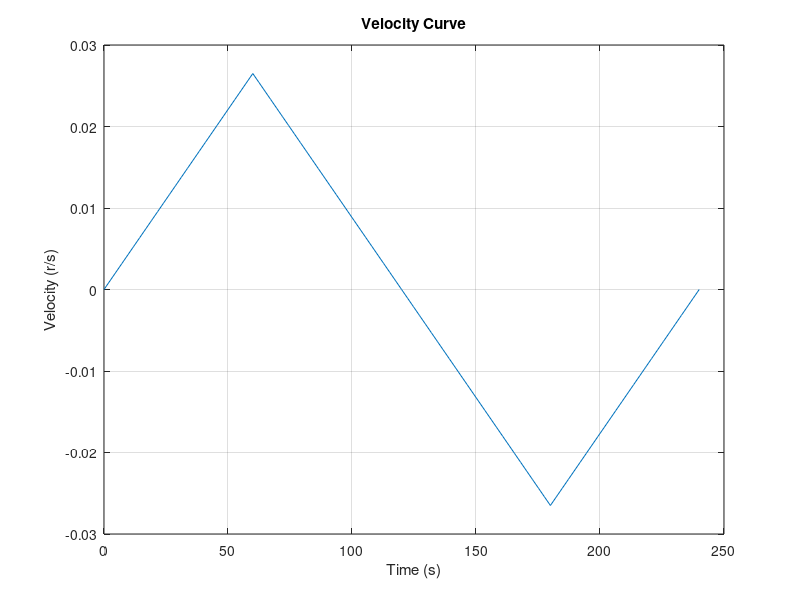

Here is the MATLAB script that generated this plot:
clc
clearvars

omega_max = 0.0265;                               % Max Rotor Velocity

t0 = 0;
t1 = 60;
t2 = 120;
t3 = 180;
tmax = 240;
dt = (tmax-t0)/100;


%% ----------------- Input of static parameters START --------------------------

Tc = 4.352;                             % Sliding Torque
Ts = 8.802;                             % Static Torque
omega_s = 0.0613;                       % Sliding speed
sigma_2 = 6.416;                        % LuGre parameters
X = [10,10];                            % Dynamic parameter matrix

%% ------------------- Input of static parameters END --------------------------



time = 0:dt:tmax;
[~,sz] = size(time);
omega_m = NaN(sz,1);

%% ------------------------ Input Velocity Cycle START -------------------------


for i = 1:sz
  
  
  if (time(i) <= t1)
    
    omega_m(i) = omega_max*(time(i)/t1);
    
  elseif ( time(i) <= t3 && time(i) > t1)
    
    omega_m(i) = omega_max - 2*omega_max*(time(i)-t1)/(t3-t1);
    
%   elseif ( time(i) <= t3 && time(i) > t2)
%     
%     omega_m(i) = -omega_max*(time(i)-t2)/(t3-t2);
    
  else 
    
    omega_m(i) = -omega_max + omega_max*(time(i)-t3)/(tmax-t3);
    
   end
   
end

figure(1)
plot(time,omega_m)
grid on
% set(gca,'fontsize', 18)
xlabel('Time (s)')
ylabel('Velocity (r/s)')
title('Velocity Curve')

%%-------------------------- Input Velocity Cycle END --------------------------




%%--------------------- LuGre parameter calculation START ----------------------

[sz,~] = size(time);
g = NaN(sz,1);
sigma_0 = X(1,1);

%%--------------------------------- Equation 1 ---------------------------------

for i=1:sz

g(i) = Tc + (Ts - Tc)*exp(-(omega_m(i)/omega_s)^2);
g(i) = g(i)/sigma_0;

end    

%%---------------------- LuGre parameter calculation END -----------------------

